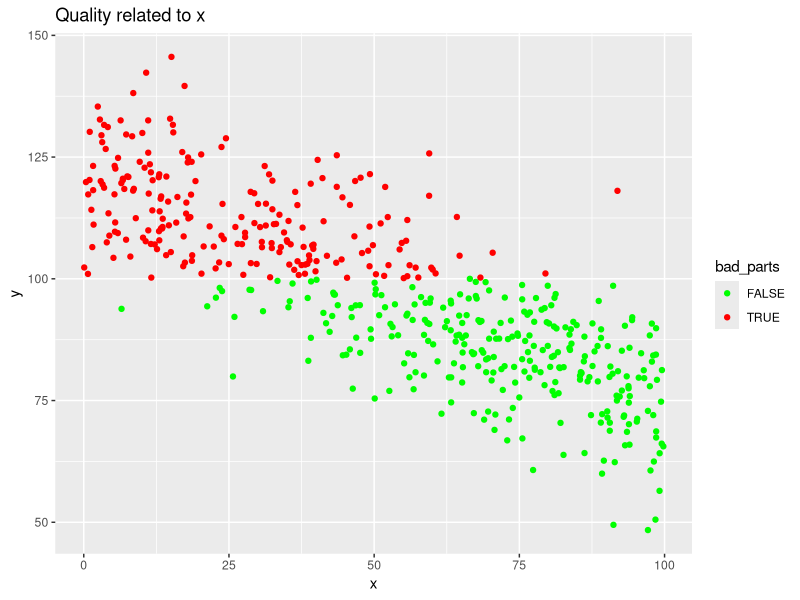
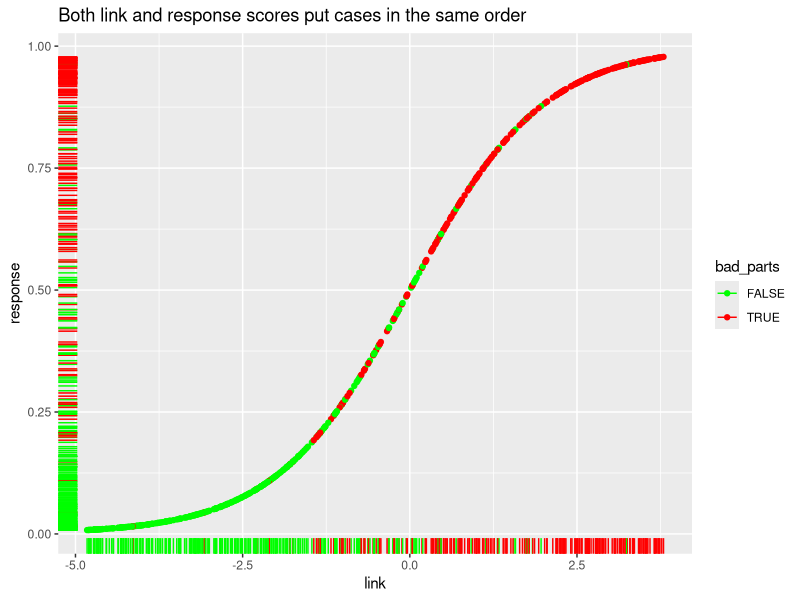
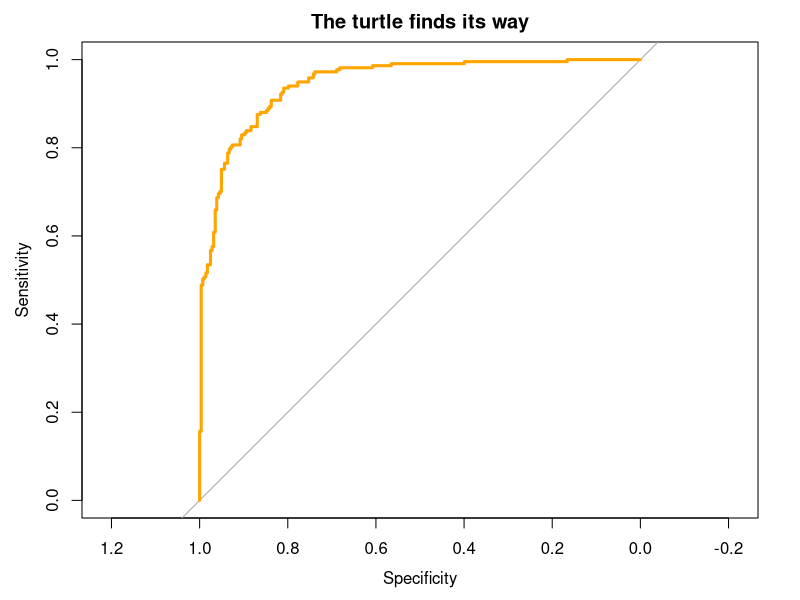

These charts were generated, in order, by the following R code: (Note: this script raises an error after producing the figures.)
# Sample of ROC-analysis
# enable libraries
library(ggplot2)
library(dplyr)
library(pROC)

#set seed
set.seed(19190709)

# create own function for ROC
appraiserRoc <- function(labels, scores){
  labels <- labels[order(scores, decreasing=TRUE)]
  data.frame(TPR=cumsum(labels)/sum(labels),
             FPR=cumsum(!labels)/sum(!labels), labels)
}

# create function 
sim_parts_data <- function(N, noise=100){
  x <- runif(N, min=0, max=100)
  y <- 122 - x/2 + rnorm(N, sd=noise)
  bad_parts <- factor(y > 100)
  data.frame(x, y, bad_parts)
}

# create dataset
parts_data <- sim_parts_data(2000, 10)

# create rule for test subset
test_set_idx <- sample(1:nrow(parts_data), size=floor(nrow(parts_data)/4))

# create training and test subsets
test_set <- parts_data[test_set_idx,]
training_set <- parts_data[-test_set_idx,]

# plot graph
test_set %>% 
  ggplot(aes(x=x, y=y, col=bad_parts)) + 
  scale_color_manual(values=c("green", "red")) + 
  geom_point() + 
  ggtitle("Quality related to x")

# compare link and response
fit_glm <- glm(bad_parts ~ x, training_set, family=binomial(link="logit"))

glm_link_scores <- predict(fit_glm, test_set, type="link")

glm_response_scores <- predict(fit_glm, test_set, type="response")

score_data <- data.frame(link=glm_link_scores, 
                         response=glm_response_scores,
                         bad_parts=test_set$bad_parts,
                         stringsAsFactors=FALSE)

score_data %>% 
  ggplot(aes(x=link, y=response, col=bad_parts)) + 
  scale_color_manual(values=c("green", "red")) + 
  geom_point() + 
  geom_rug() + 
  ggtitle("Both link and response scores put cases in the same order")

# plot ROC
plot(roc(test_set$bad_parts, glm_response_scores, direction="<"),
     col="orange", lwd=3, main="The turtle finds its way", xlim = c(1, 0))
glm_simple_roc <- appraiser_roc(test_set$bad_parts=="TRUE", glm_link_scores)
with(glm_simple_roc, points(1 - FPR, TPR, col=1 + labels))
